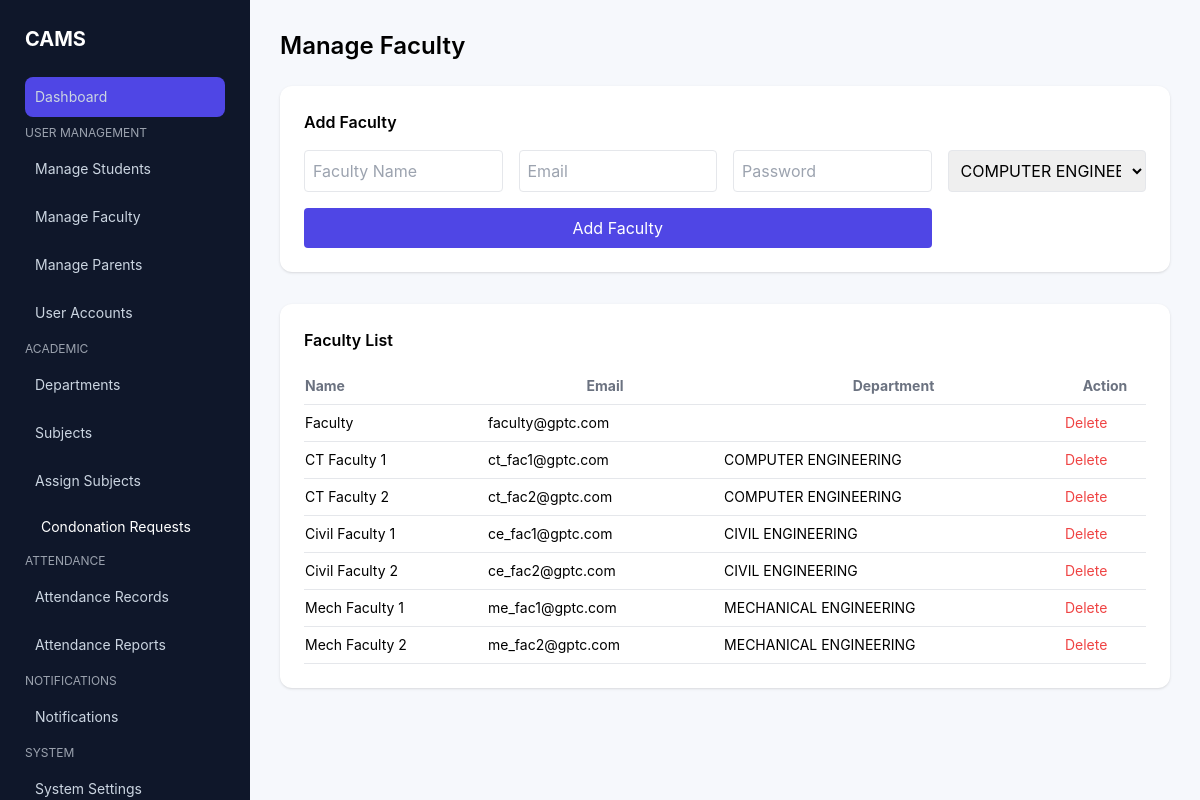
The page /admin/manage_faculty.php on the database its author committed.
### tables this page shows
CREATE TABLE `faculty` (
  `faculty_id` int(11) NOT NULL,
  `user_id` int(11) DEFAULT NULL,
  `name` varchar(100) DEFAULT NULL,
  `email` varchar(100) DEFAULT NULL,
  `department_id` int(11) DEFAULT NULL,
  `designation` varchar(100) DEFAULT NULL,
  `phone` varchar(20) DEFAULT NULL,
  `photo` varchar(255) DEFAULT NULL
);

CREATE TABLE `departments` (
  `department_id` int(11) NOT NULL,
  `department_name` varchar(100) DEFAULT NULL
);

### admin/manage_faculty.php (the view, shortened to what this page needs)
<?php
include "../config/db.php";
$result = mysqli_query($conn,"
SELECT faculty.*, departments.department_name
FROM faculty
LEFT JOIN departments
ON faculty.department_id = departments.department_id
");
?>
<!DOCTYPE html>
<html>
<head>
<script src="https://cdn.tailwindcss.com"></script>
</head>
<body>
<?php include "layout/sidebar.php"; ?>
<div class="main">
<h2 class="text-2xl font-semibold mb-6">
Manage Faculty
</h2>
<div class="bg-white p-6 rounded-xl shadow mb-8 card">
<h3 class="font-semibold mb-4">
Add Faculty
</h3>
<form method="POST" class="grid grid-cols-4 gap-4">
<input
type="text"
name="name"
placeholder="Faculty Name"
class="border p-2 rounded"
required
>
<input
type="email"
name="email"
placeholder="Email"
class="border p-2 rounded"
required
>
<input
type="password"
name="password"
placeholder="Password"
class="border p-2 rounded"
required
>
<select name="department_id" class="border p-2 rounded">
<?php
$departments = mysqli_query($conn,"SELECT * FROM departments");
while($dept = mysqli_fetch_assoc($departments)){
echo "<option value='".$dept['department_id']."'>".$dept['department_name']."</option>";
}
?>
</select>
<button
name="add_faculty"
class="bg-indigo-600 hover:bg-indigo-700 text-white px-4 py-2 rounded col-span-3">
Add Faculty
</button>
</form>
</div>
<div class="bg-white p-6 rounded-xl shadow">
<h3 class="font-semibold mb-4">
Faculty List
</h3>
<table class="w-full text-sm">
<thead class="border-b text-gray-500">
<tr>
<th class="py-2 text-left">Name</th>
<th>Email</th>
<th>Department</th>
<th>Action</th>
</tr>
</thead>
<tbody>
<?php while($row = mysqli_fetch_assoc($result)){ ?>
<tr class="border-b hover:bg-gray-50">
<td class="py-2">
<?php echo $row['name']; ?>
</td>
<td>
<?php echo $row['email']; ?>
</td>
<td>
<?php echo $row['department_name']; ?>
</td>
<td>
<a
href="?delete=<?php echo $row['faculty_id']; ?>"
class="text-red-500 hover:underline">
Delete
</a>
</td>
</tr>
<?php } ?>
</tbody>
</table>
</div>
</div>
</body>
</html>

### admin/layout/sidebar.php (shortened to what this page needs)
<div class="sidebar">
<h1 class="text-xl font-bold mb-6">CAMS</h1>
<div class="space-y-2 text-sm">
<a href="dashboard.php" class="menu bg-indigo-600 text-white">
Dashboard
</a>
<p class="text-gray-400 text-xs mt-4 mb-1">USER MANAGEMENT</p>
<a href="manage_students.php" class="menu">Manage Students</a>
<a href="manage_faculty.php" class="menu">Manage Faculty</a>
<a href="manage_parents.php" class="menu">Manage Parents</a>
<a href="user_management.php" class="menu">User Accounts</a>
<p class="text-gray-400 text-xs mt-4 mb-1">ACADEMIC</p>
<a href="manage_departments.php" class="menu">Departments</a>
<a href="manage_subjects.php" class="menu">Subjects</a>
<a href="assign_subjects.php" class="menu">Assign Subjects</a>
<a href="approve_condonation.php" class="block px-4 py-2 hover:bg-gray-100">
Condonation Requests
</a>
<p class="text-gray-400 text-xs mt-4 mb-1">ATTENDANCE</p>
<a href="attendance_records.php" class="menu">Attendance Records</a>
<a href="attendance_reports.php" class="menu">Attendance Reports</a>
<p class="text-gray-400 text-xs mt-4 mb-1">NOTIFICATIONS</p>
<a href="notifications.php" class="menu">Notifications</a>
<p class="text-gray-400 text-xs mt-4 mb-1">SYSTEM</p>
<a href="settings.php" class="menu">System Settings</a>
</div>
</div>

### admin/manage_faculty.php (style rules this page uses)
body { font-family:'Inter',sans-serif; background:#f6f8fc; }
.main { margin-left:250px; padding:30px; }
.card { transition:0.3s; }

### admin/layout/sidebar.php (style rules this page uses)
.sidebar { width:250px; height:100vh; background:#0f172a; position:fixed; color:white; padding:25px; overflow-y:auto; }
.menu { padding:10px; border-radius:8px; display:block; transition:0.25s; color:#cbd5e1; }

### rows shown on the page
faculty: name "Faculty", email "faculty@gptc.com"
faculty: name "CT Faculty 1", email "ct_fac1@gptc.com", department.department_name "COMPUTER ENGINEERING"
faculty: name "CT Faculty 2", email "ct_fac2@gptc.com", department.department_name "COMPUTER ENGINEERING"
faculty: name "Civil Faculty 1", email "ce_fac1@gptc.com", department.department_name "CIVIL ENGINEERING"
faculty: name "Civil Faculty 2", email "ce_fac2@gptc.com", department.department_name "CIVIL ENGINEERING"
faculty: name "Mech Faculty 1", email "me_fac1@gptc.com", department.department_name "MECHANICAL ENGINEERING"
faculty: name "Mech Faculty 2", email "me_fac2@gptc.com", department.department_name "MECHANICAL ENGINEERING"

### other values the page prints
form field department_id "COMPUTER ENGINEERING"
